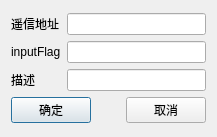
<?xml version="1.0" encoding="UTF-8"?>
<ui version="4.0">
 <class>Client_Telesigna_Form</class>
 <widget class="QDialog" name="Client_Telesigna_Form">
  <property name="geometry">
   <rect>
    <x>0</x>
    <y>0</y>
    <width>217</width>
    <height>137</height>
   </rect>
  </property>
  <property name="windowTitle">
   <string>Dialog</string>
  </property>
  <layout class="QGridLayout" name="gridLayout">
   <item row="0" column="0">
    <layout class="QVBoxLayout" name="verticalLayout_3">
     <item>
      <layout class="QHBoxLayout" name="horizontalLayout_2">
       <item>
        <layout class="QVBoxLayout" name="verticalLayout">
         <item>
          <widget class="QLabel" name="lab_addr">
           <property name="text">
            <string>遥信地址</string>
           </property>
          </widget>
         </item>
         <item>
          <widget class="QLabel" name="lab_inputFlag">
           <property name="text">
            <string>inputFlag</string>
           </property>
          </widget>
         </item>
         <item>
          <widget class="QLabel" name="lab_describe">
           <property name="text">
            <string>描述</string>
           </property>
          </widget>
         </item>
        </layout>
       </item>
       <item>
        <layout class="QVBoxLayout" name="verticalLayout_2">
         <item>
          <widget class="QLineEdit" name="lineEdit_addr"/>
         </item>
         <item>
          <widget class="QLineEdit" name="lineEdit_inputFlag"/>
         </item>
         <item>
          <widget class="QLineEdit" name="lineEdit_describe"/>
         </item>
        </layout>
       </item>
      </layout>
     </item>
     <item>
      <layout class="QHBoxLayout" name="horizontalLayout">
       <item>
        <widget class="QPushButton" name="btn_ok">
         <property name="text">
          <string>确定</string>
         </property>
        </widget>
       </item>
       <item>
        <spacer name="horizontalSpacer">
         <property name="orientation">
          <enum>Qt::Horizontal</enum>
         </property>
         <property name="sizeHint" stdset="0">
          <size>
           <width>40</width>
           <height>20</height>
          </size>
         </property>
        </spacer>
       </item>
       <item>
        <widget class="QPushButton" name="btn_cancel">
         <property name="text">
          <string>取消</string>
         </property>
        </widget>
       </item>
      </layout>
     </item>
    </layout>
   </item>
  </layout>
 </widget>
 <resources/>
 <connections/>
</ui>
